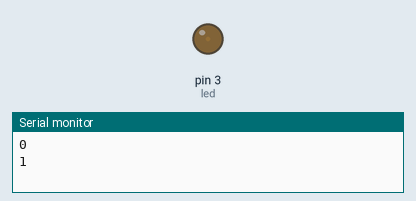
This sketch was run on a simulated Arduino Uno, built with avr-gcc and run on an emulated ATmega328P. Shown: output pins drawn as LEDs (lit = HIGH), the last lines printed to the serial monitor.

Above: at 0.05 s.
At 1.3 s:
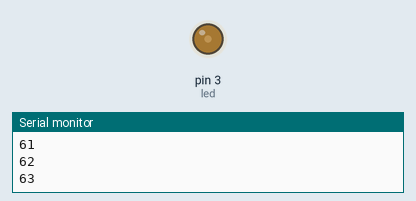
At 2.55 s:
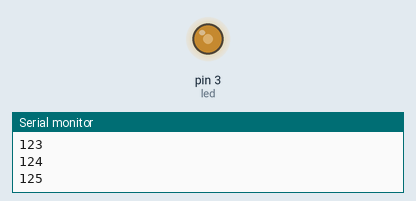
At 5.1 s:
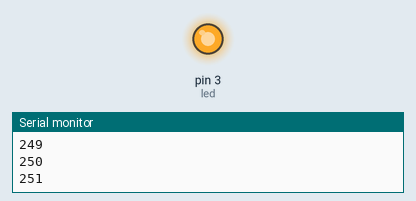
Timing chart, 0 to 6.7 s (numbered marks = the images above):
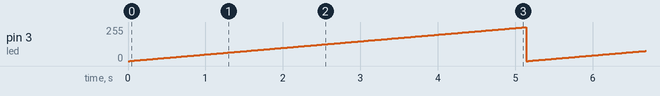

The sketch:

PWM_sample_program.ino
```cpp
int led=3;

void setup()
{
  pinMode(led,OUTPUT);
  Serial.begin(9600);
}

void loop()
{
  int x=0;
  for(x=0;x<255;x++)
  {
    analogWrite(led,x);
    delay(20);
    Serial.println(x);
  }
}
```

Measured:
- by itself, pin 3 (led): ramps from 0/255 to 254/255 and jumps back, once every 5.1 s
